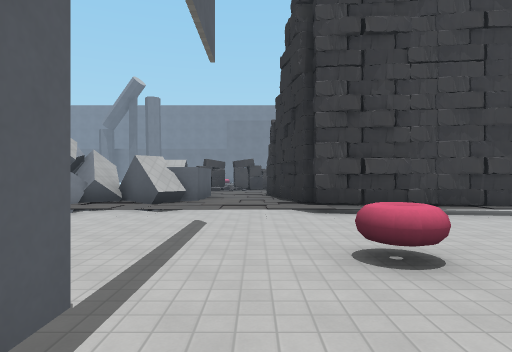
View 1 (above)

24 first-person views from a walk through a 3-D level made in the Godot game engine. The camera is 1.5 m above the floor, looks level and sees 75° across. The floor is counted in squares, 2 m on a side. Each view is taken from the middle of a square. On the plan, view 1 faces up. The plan holds only what a view shows up to about 11 squares ahead; the rest is blank. The place goes on beyond the plan. Some surface patterns are stand-ins.

View 2
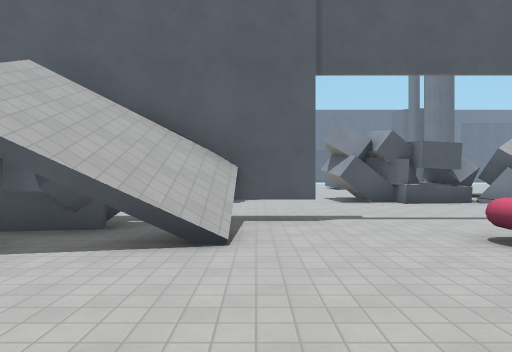

View 3
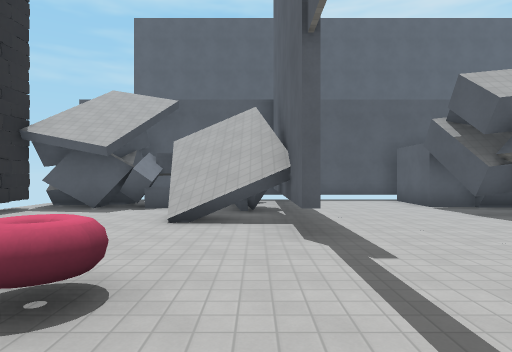

View 4
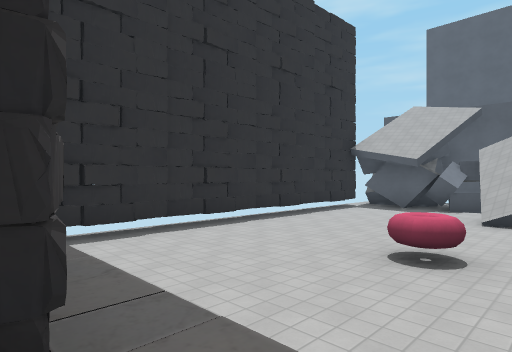

View 5
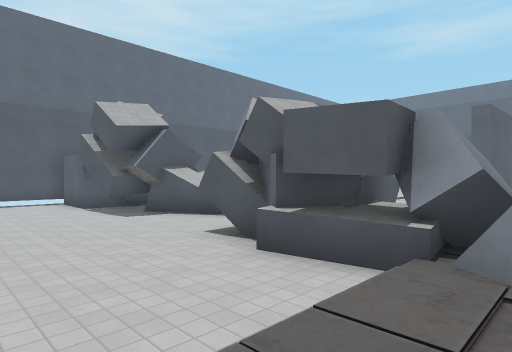

View 6
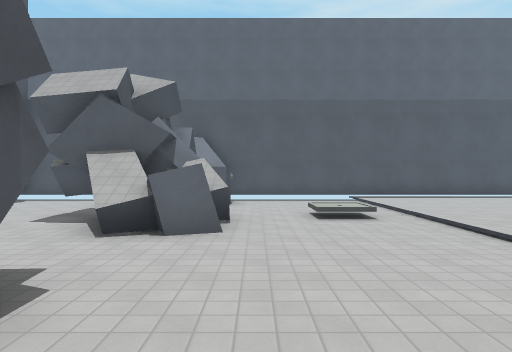

View 7
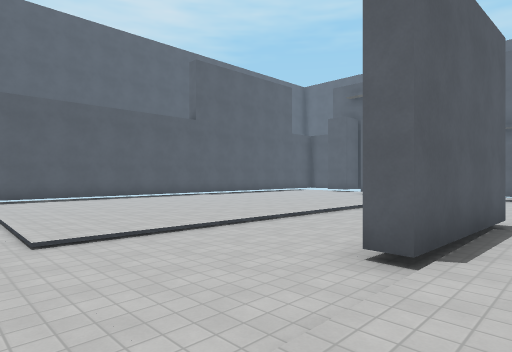

View 8
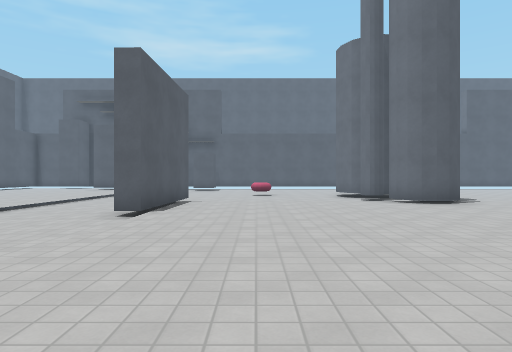

View 9
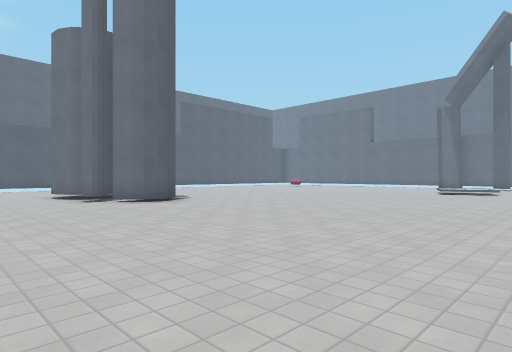

View 10
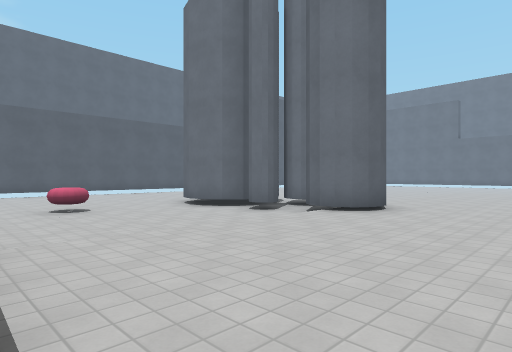

View 11
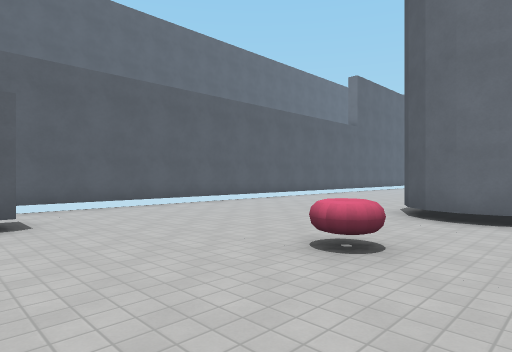

View 12
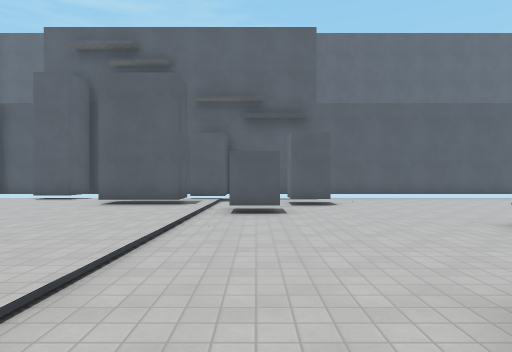

View 13
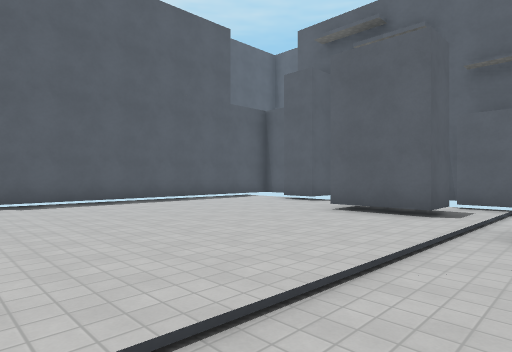

View 14
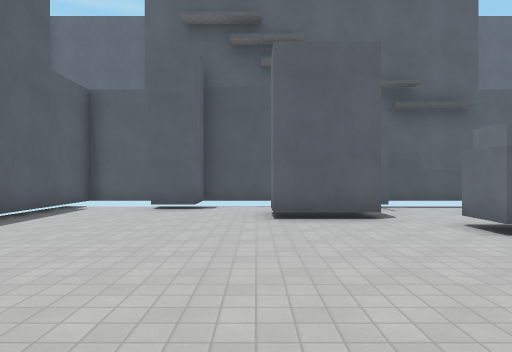

View 15
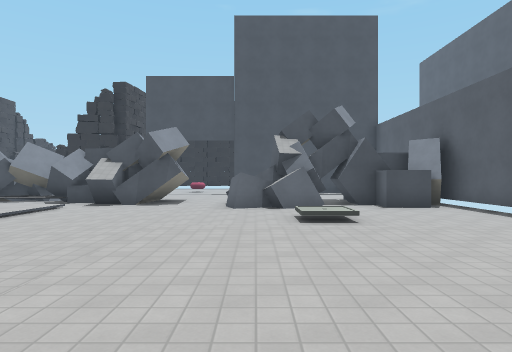

View 16
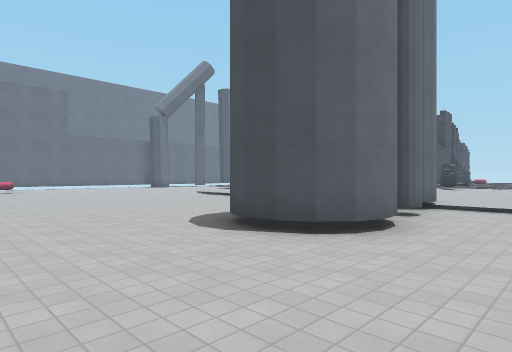

View 17
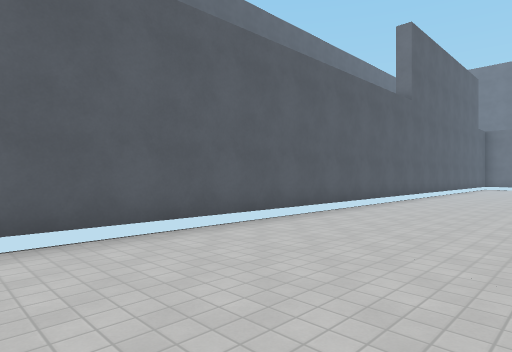

View 18
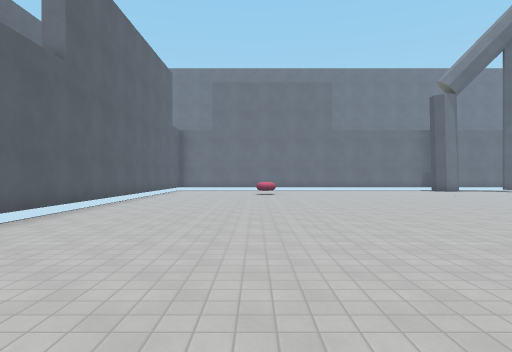

View 19
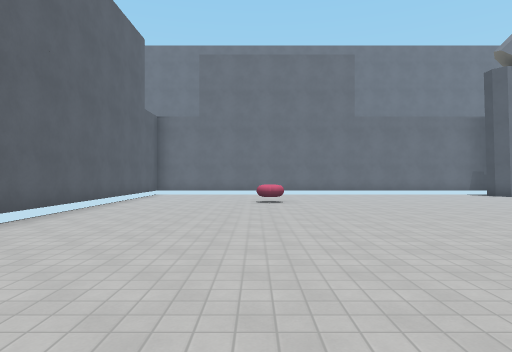

View 20
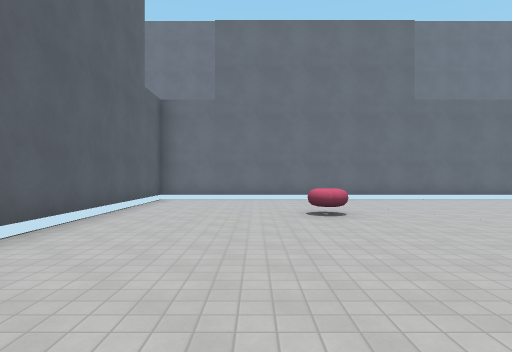

View 21
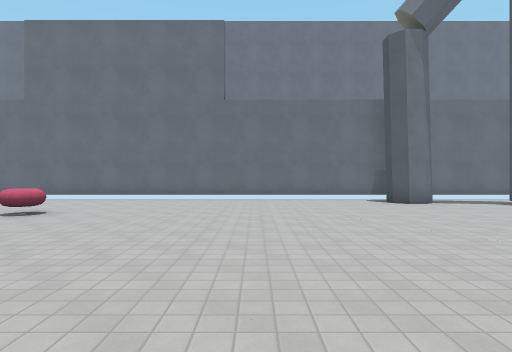

View 22
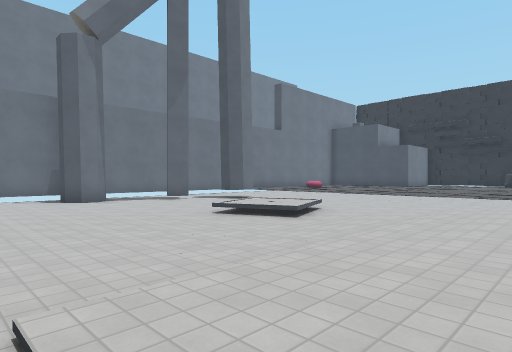

View 23
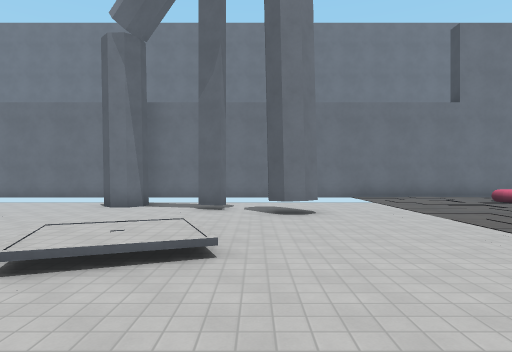

View 24
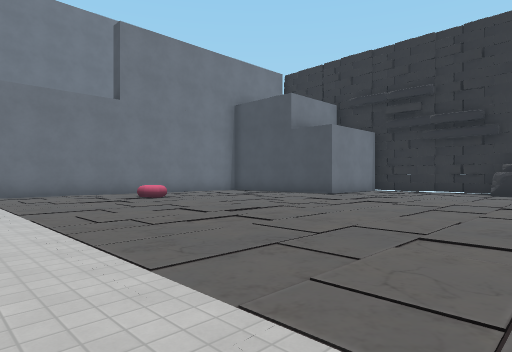

### Floor plan
Key: @ floor where view 1 was taken; # wall or solid block; . main floor; : floor 0.25 m higher than the main floor; + floor 0.5 m higher than the main floor; / step, stairs or slope; = window, fence, low wall or low ledge; ^ raised ledge; O other object.
Columns run from 26 left of view 1 to 6 right of it. Each row starts with its distance up from view 1.
 30 ##########################
 29 #............#....../:+::
 28 #............#..#.../+:+::
 27 #.................#./++::::
 26 #...O.............../::+::::
 25 #.................../:+::::::#
 24 #..............//.../+:+::::::
 23 #............./++.../++::::::::
 22 #..............//.../::+::::::::#
 21 #.................../:+::::::::^#
 20 #..........//////////+:+::::::
 19 #..........:::::::://++:
 18 #..........:::::::
 17 #........  ::::::::
 16 #..........::::::::
 15 #..........::::::::
 14 #..........::::::::
 13 #........ .::::::::
 12 #.....#####::::::::
 11 #.....######:::::::/
 10 #......#...::::::::/     ::#
  9 #..........::::::::/     ::#
  8 #..........:::::::://####::#
  7 #.....O....:::::::://####::#####
  6 #..........::::::::/##/////////##
  5 #.........###///////.#=.........#
  4 #.#.................###.........#
  3 #...#...............##.....O....#
  2 ##//////........................#
  1 ##:#:::::::::::/....^...........#
  0 # :#:::::::::::/...^#....#@.....#
 -1 #::::::::::::::///.###...##/....#
 -2 #::::::::::::::///..##....# /...#
 -3 ##:::::::::::::/....##....#######
 -4 #:::::::: :::::/...###....#####
 -5 #:::::::: :::::/...###....#
 -6 ###########################

Where each view was taken, in squares from view 1:
view 1: 0 up, 0 right, facing up
view 2: 0 up, 5 right, facing left
view 3: 5 up, 0 right, facing down
view 4: 7 up, 0 right, facing down-right
view 5: 7 up, 1 left, facing down-left
view 6: 5 up, 8 left, facing down
view 7: 6 up, 10 left, facing down-left
view 8: 7 up, 7 left, facing left
view 9: 7 up, 7 left, facing up-left
view 10: 5 up, 12 left, facing up-left
view 11: 4 up, 18 left, facing up-left
view 12: 3 up, 15 left, facing left
view 13: 3 up, 17 left, facing down-left
view 14: 1 down, 17 left, facing left
view 15: 0 up, 16 left, facing right
view 16: 8 up, 24 left, facing up-right
view 17: 8 up, 22 left, facing up-left
view 18: 12 up, 22 left, facing up
view 19: 16 up, 22 left, facing up
view 20: 19 up, 23 left, facing up
view 21: 19 up, 17 left, facing up
view 22: 18 up, 16 left, facing up-right
view 23: 19 up, 9 left, facing up
view 24: 19 up, 7 left, facing up-right
